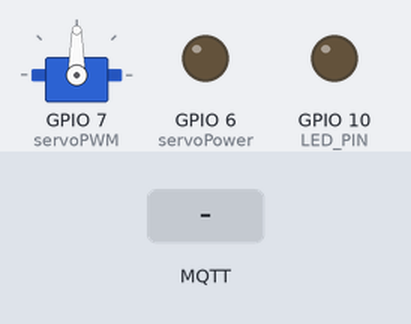
Simulated run of this program. Board: ESP32-C3. Shown: servo, output pins drawn as LEDs (lit = HIGH). Inputs (shaded band) come from the test bench. WiFi joins after 1.5 s; servers stay silent unless stated; no MQTT or app messages arrive unless stated.

Above: at 3.2 s.
3.3 s: MQTT message "funhomeswitch_on" arrives on the first subscribed topic
At 5.7 s:
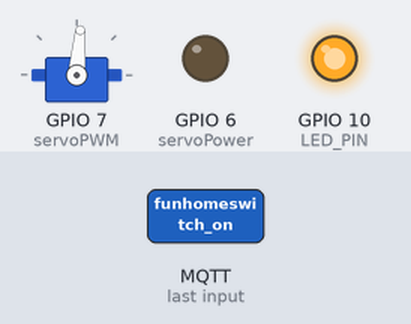
7.2 s: MQTT message "funhomeswitch_off" arrives on the first subscribed topic
At 8.9 s:
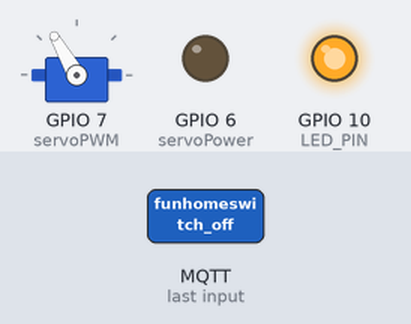
11.1 s: MQTT message "1" arrives on the first subscribed topic
At 14.6 s:
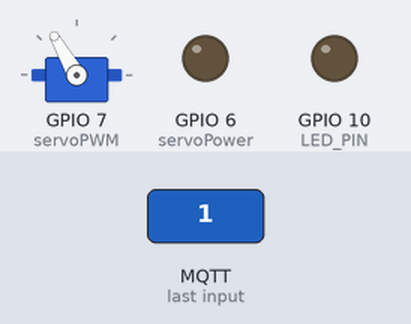
15.0 s: MQTT message "0" arrives on the first subscribed topic
At 17.3 s:
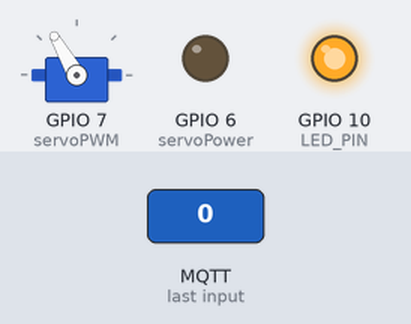
Timing chart, 0 to 19.8 s (numbered marks = the images above; inputs shaded):
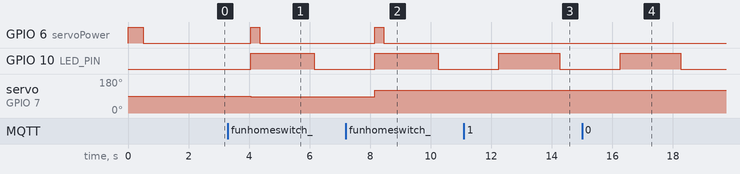

Measured:
- after the input at 3.3 s, GPIO 6 (servoPower): LOW → HIGH after 0.75 s, → LOW 0.30 s later; GPIO 10 (LED_PIN): LOW → HIGH after 0.75 s, → LOW 2.1 s later; servo on GPIO 7 (servoPWM): 90° → 85° after 0.75 s
- after the input at 7.2 s, GPIO 6 (servoPower): LOW → HIGH after 0.96 s, → LOW 0.30 s later; GPIO 10 (LED_PIN): LOW → HIGH after 0.96 s, → LOW 2.1 s later; servo on GPIO 7 (servoPWM): 85° → 120° after 0.96 s
- after the input at 11.1 s, GPIO 10 (LED_PIN): LOW → HIGH after 1.2 s, → LOW 2.0 s later
- after the input at 15.0 s, GPIO 10 (LED_PIN): LOW → HIGH after 1.3 s, → LOW 2.0 s later

The program:

main.cpp
```cpp
#include <Arduino.h>
#include <WiFi.h>  // 引入 Wi-Fi 库
#include "esp_bt.h"
#include <PubSubClient.h>  // MQTT 客户端库
#include <esp_sleep.h>
#include <ESP32Servo.h>

#include <driver/adc.h>
#include <esp_adc_cal.h>

// ADC 配置
#define ADC_CHANNEL    ADC1_CHANNEL_1  // 对应 GPIO1
#define DEFAULT_VREF   1100            // 默认参考电压（单位 mV）
#define NO_OF_SAMPLES  64              // 多次采样以提高精度
// 定义电压相关参数
#define VOLTAGE_DIVIDER_RATIO 2.0  // 分压比，例如 10k 和 10k 电阻分压
#define MIN_BATTERY_VOLTAGE 3.0   // 最低锂电池电压
#define MAX_BATTERY_VOLTAGE 4.2   // 最高锂电池电压
esp_adc_cal_characteristics_t *adc_chars;

// 舵机
Servo myservo;  // create servo object to control a servo
const int servoPower = 6;
const int servoPWM = 7;

// LED
#define LED_PIN 10 // 定义GPIO10为LED引脚

// Wi-Fi 配置
const char* ssid = "TEST";
const char* password = "12345678";

// MQTT 配置
const char* mqtt_server = "192.168.31.254";
const int mqtt_port = 1883; // Mosquitto 默认端口是 1883
const char* mqtt_user = ""; // 如果设置了用户名则填写，否则留空
const char* mqtt_password = ""; // 如果设置了密码则填写，否则留空
const char* mqtt_topic = "funhomeswitch/topic"; // 发布和订阅的主题：开关
const char* mqtt_battery_topic = "funhomeswitchbattery/topic"; // 发布和订阅的主题：电量

WiFiClient espClient;
PubSubClient client(espClient);

// 标志变量，记录是否收到消息
volatile bool messageReceived = false;

//mqtt接收消息缓存
char mqtt_rcv[100] = {0};

//MQTT 客户端ID
String clientID;

// 计算电量百分比
float getBatteryPowerPercent() {
  uint32_t adc_reading = 0;
  // 多次采样平均
  for (int i = 0; i < NO_OF_SAMPLES; i++) {
    adc_reading += adc1_get_raw(ADC_CHANNEL);
  }
  adc_reading /= NO_OF_SAMPLES;
  // 转换为电压（单位：V）
  float voltage = esp_adc_cal_raw_to_voltage(adc_reading, adc_chars) * VOLTAGE_DIVIDER_RATIO * 0.001;
  // 打印电压值
  //Serial.printf("ADC Reading: %d\tVoltage: %d mV\n", adc_reading, voltage);
   float batteryPercentage = map(voltage * 100, MIN_BATTERY_VOLTAGE * 100, MAX_BATTERY_VOLTAGE * 100, 0, 100);
  batteryPercentage = constrain(batteryPercentage, 0, 100);  // 限制电量范围在 0% 到 100%
  // 打印电压和电量百分比
  // Serial.print("Battery Voltage: ");
  // Serial.print(voltage, 2);  // 保留两位小数
  // Serial.print(" V, Battery Percentage: ");
  // Serial.print(batteryPercentage, 1);  // 保留一位小数
  // Serial.println(" %");
  return batteryPercentage;
}

//开关设置
void setSwitch(bool onoff) {
    if (onoff) {

        digitalWrite(servoPower, HIGH);
        myservo.write(85);
        delay(300);
        //myservo.write(90);
        //delay(300);
        digitalWrite(servoPower, LOW);
    } else {
        digitalWrite(servoPower, HIGH);
        myservo.write(120);
        delay(300);
        //myservo.write(90);
        //delay(300);
        digitalWrite(servoPower, LOW);
    }
}

// 回调函数：处理接收到的 MQTT 消息
void callback(char* topic, byte* payload, unsigned int length) {
//   Serial.print("收到消息 [");
//   Serial.print(topic);
//   Serial.print("]: ");
//   for (int i = 0; i < length; i++) {
//     Serial.print((char)payload[i]);
//   }
//   Serial.println();
  memset(mqtt_rcv, 0, sizeof(mqtt_rcv));
  for (int i = 0; i < length; i++) {
    mqtt_rcv[i] = payload[i];
  }
  messageReceived = true; // 标记收到消息

//   //发送消息给服务器
//   static int count=0;
//   count++;
//   char message[20] = {0};
//   sprintf(message, "ESP32_back_%d", count);
//   client.publish(mqtt_topic, message);
}

// 连接到 WiFi
void connectWiFi() {
  WiFi.begin(ssid, password);
  //Serial.print("正在连接 WiFi");
  while (WiFi.status() != WL_CONNECTED) {
    delay(500);
    //Serial.print(".");
  }
  //Serial.println("\nWiFi 已连接");
  // WiFi连接成功后打印IP地址
  // Serial.println("WiFi connected!");
  // Serial.print("IP Address: ");
  // Serial.println(WiFi.localIP()); // 打印当前IP地址
}

// 连接到 MQTT 服务器
void connectMQTT() {
  while (!client.connected()) {
    //Serial.print("正在连接到 MQTT 服务器...");
    if (client.connect(clientID.c_str())) {
      //Serial.println("连接成功！");
      client.subscribe(mqtt_topic); // 订阅主题
      //Serial.println("已订阅主题: " + String(mqtt_topic));
    } else {
      //Serial.print("连接失败，状态码: ");
      //Serial.println(client.state());
      delay(2000); // 2 秒后重试
    }
  }
}

// 进入 Light Sleep 模式
void enterLightSleep(unsigned long sleepDurationMs) {
  //Serial.println("准备进入 Light Sleep 模式...");
  esp_sleep_enable_timer_wakeup(sleepDurationMs * 1000); // 设置定时唤醒时间（微秒）
  //Serial.println("进入 Light Sleep...");
  esp_light_sleep_start(); // 启动 Light Sleep
  //Serial.println("从 Light Sleep 唤醒...");
}

void setup() {
  Serial.begin(115200);

  //电量测量
  //analogReadResolution(12);  // 设置 ADC 分辨率为 12 位
// 配置 ADC 通道
  adc1_config_width(ADC_WIDTH_BIT_12);               // 配置为 12 位宽度
  adc1_config_channel_atten(ADC_CHANNEL, ADC_ATTEN_DB_11); // 设置衰减为 11dB（输入范围 0-3.3V）
  // 初始化校准
  adc_chars = (esp_adc_cal_characteristics_t *)calloc(1, sizeof(esp_adc_cal_characteristics_t));
  esp_adc_cal_characterize(ADC_UNIT_1, ADC_ATTEN_DB_11, ADC_WIDTH_BIT_12, DEFAULT_VREF, adc_chars);


  //初始化LED
  pinMode(LED_PIN, OUTPUT); // 设置GPIO10为输出模式
  digitalWrite(LED_PIN, LOW); // 关闭LED灯

  //初始化舵机
  myservo.attach(servoPWM);
  pinMode(servoPower, OUTPUT);
  digitalWrite(servoPower, HIGH);
  myservo.write(90);
  delay(500);
  digitalWrite(servoPower, LOW);

  // 禁用蓝牙
  esp_bt_controller_disable();
  //Serial.println("Bluetooth disabled.");

  // 初始化 WiFi 和 MQTT
  WiFi.setSleep(true); // 开启 WiFi 省电模式
  connectWiFi();
  String macAddress = WiFi.macAddress();
  clientID = "ESP32Client-" + macAddress;
  client.setServer(mqtt_server, mqtt_port);
  client.setCallback(callback);
  //client.setKeepAlive(60); // 默认是 15 秒，这里改为 60 秒

  // 连接到 MQTT
  connectMQTT();

  //Serial.println("INIT...");
}

void loop() {
  // 关闭LED灯
  digitalWrite(LED_PIN, LOW);

  // 检查 MQTT 连接
  if (!client.connected()) {
    connectMQTT();
  }
  client.loop(); // 保持 MQTT 连接并处理消息

  //获取电量并发送消息给服务器
  static uint32_t count = 0;
  count++;
  if ((count % 10) == 0) {
    char message_battery[10] = {0};
    sprintf(message_battery, "%f", getBatteryPowerPercent());
    client.publish(mqtt_battery_topic, message_battery);
  }

  // 等待消息 1s
  unsigned long startTime = millis();
  while (millis() - startTime < 1000) {
    //client.loop();
    if (messageReceived) {
      //Serial.println("检测到消息，准备处理...");
       digitalWrite(LED_PIN, HIGH); // 点亮LED灯
      if (0 == strcmp(mqtt_rcv, "funhomeswitch_on")) {
        //Serial.print("cmd rcv funhomeswitch_on!\n");
        setSwitch(true);
        client.publish(mqtt_topic, "", true);  // 发送空消息，清除该主题的保留消息
      } else if (0 == strcmp(mqtt_rcv, "funhomeswitch_off")) {
        setSwitch(false);
        client.publish(mqtt_topic, "", true);  // 发送空消息，清除该主题的保留消息
        //Serial.print("cmd rcv funhomeswitch_off!\n");
      } else {
        //Serial.print("cmd error!\n");
      }

      messageReceived = false; // 清除标志
    }
    delay(200); // 防止阻塞
  }

  //未收到消息，进入 Light Sleep 模式
  //Serial.println("未检测到消息，进入 Light Sleep...");
  enterLightSleep(3000); // Light Sleep 3 秒
}
```
